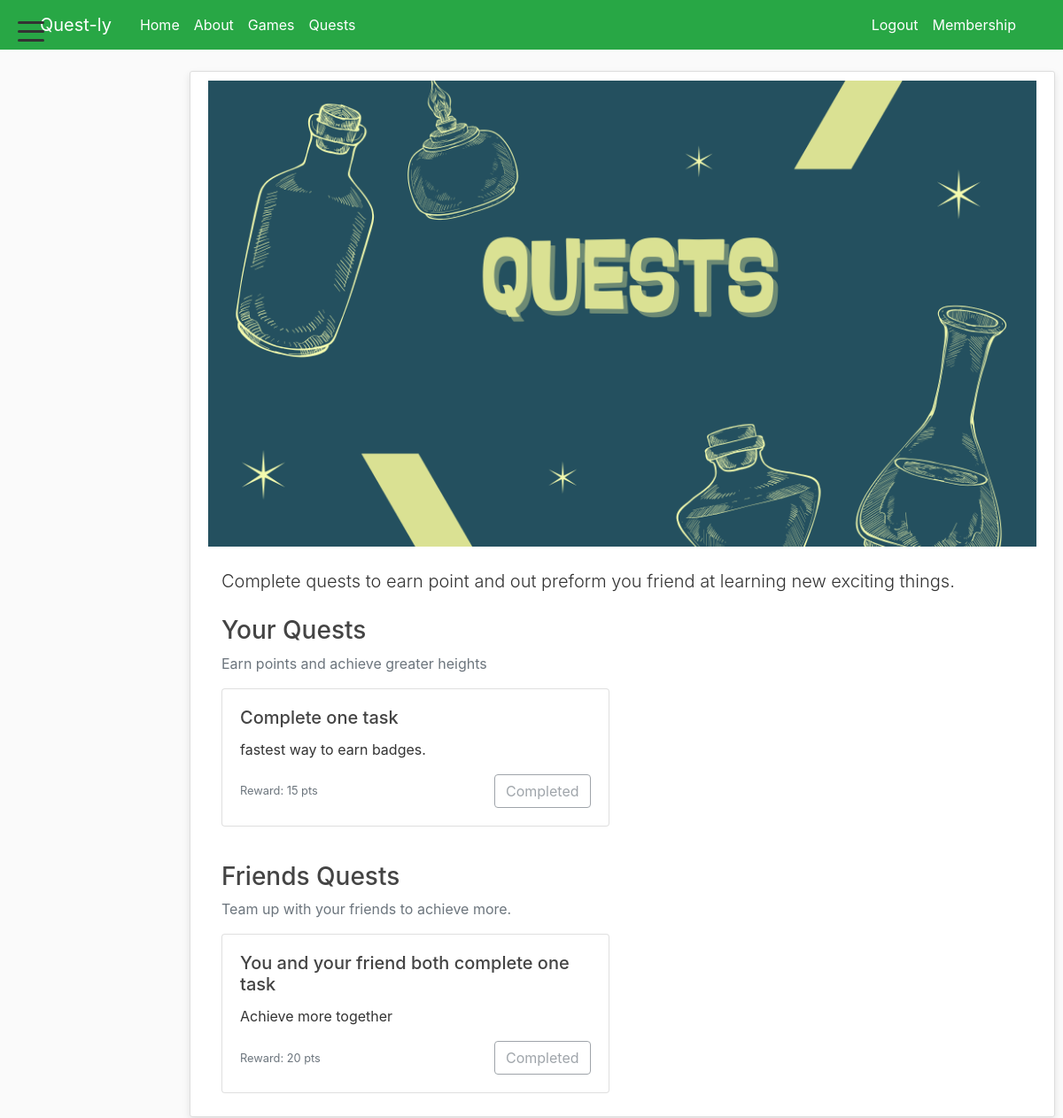
The app's page /quests/ (signed in) with its own data.
### blog/models.py (models this page shows, shortened)
class QuestPage(models.Model):
    hero_title = models.CharField(max_length=200, default='Quests')
    hero_text = models.TextField(blank=True, default='')
    hero_image = models.ImageField(upload_to='quests/', blank=True, null=True)

class QuestCategory(models.Model):
    name = models.CharField(max_length=150)
    description = models.TextField(blank=True, default='')
    order = models.IntegerField(default=0)
    class Meta:
        ordering = ['order', 'name']

class Quest(models.Model):
    category = models.ForeignKey(QuestCategory, related_name='quests', on_delete=models.CASCADE)
    title = models.CharField(max_length=200)
    description = models.TextField(blank=True, default='')
    points_reward = models.IntegerField(default=10, help_text='Points awarded when user completes this quest')
    is_active = models.BooleanField(default=True)
    created_at = models.DateTimeField(auto_now_add=True)

### quests/views.py (the view)
# urls.py: path('', views.quests, name='quests'),
def quests(request):
    page = QuestPage.objects.first()
    categories = QuestCategory.objects.prefetch_related('quests').all()
    completed_ids = set()
    if request.user.is_authenticated:
        completed_ids = set(CompletedQuest.objects.filter(user=request.user).values_list('quest_id', flat=True))
    return render(request, 'quests/quests.html', {
        'title': 'Quests',
        'page': page,
        'categories': categories,
        'completed_ids': completed_ids,
    })

### blog/context_processors.py (called while the page is built)
def all_courses(request):
    try:
        courses = Course.objects.all()
    except Exception:
        courses = []
    return {'all_courses': courses}

### blog/models.py (called while the page is built)
    def get_absolute_url(self):
        return reverse('task-detail', kwargs={'task_id': self.pk})

### blog/templatetags/custom_filters.py (called while the page is built)
@register.filter(name='is_not_student')
def is_not_student(user):
    try:
        if not getattr(user, 'is_authenticated', False):
            return True
        if user.groups.filter(name='Student').exists():
            return False
        if hasattr(user, 'profile') and getattr(user.profile, 'user_type', None) == 'student':
            return False
        return True
    except Exception:
        return True

### quests/templates/quests/quests.html (shortened to what this page needs)
{% extends "blog/base.html" %}
{% block content %}
<div class="content-section">
    <div class="container-fluid p-0">
        {% if page and page.hero_image %}
            <div>
                <img src="{{ page.hero_image.url }}" alt="{{ page.hero_title }}" style="width:100%;height:auto;object-fit:cover;">
            </div>
        {% endif %}
        <div class="container mt-4">
            {% if page and page.hero_text %}
                <p class="lead">{{ page.hero_text }}</p>
            {% endif %}
            {% for cat in categories %}
                <h3 class="mt-4">{{ cat.name }}</h3>
                {% if cat.description %}
                    <p class="text-muted">{{ cat.description }}</p>
                {% endif %}
                <div class="row">
                    {% for quest in cat.quests.all %}
                        <div class="col-md-6 mb-3">
                            <div class="card h-100">
                                <div class="card-body d-flex flex-column">
                                    <h5 class="card-title">{{ quest.title }}</h5>
                                    <p class="card-text">{{ quest.description|default:"(no description)" }}</p>
                                    <div class="mt-auto d-flex justify-content-between align-items-center">
                                        <small class="text-muted">Reward: {{ quest.points_reward }} pts</small>
                                        {% if user.is_authenticated %}
                                            {% if quest.id in completed_ids %}
                                                <button class="btn btn-outline-secondary" disabled>Completed</button>
                                            {% else %}
                                                <form method="post" action="{% url 'quest-complete' quest.id %}">
                                                    {% csrf_token %}
                                                    <button type="submit" class="btn btn-success">Done</button>
                                                </form>
                                            {% endif %}
                                        {% else %}
                                            <a href="{% url 'choose-login' %}?next={% url 'quests' %}" class="btn btn-primary">Log in to claim</a>
                                        {% endif %}
                                    </div>
                                </div>
                            </div>
                        </div>
                    {% endfor %}
                </div>
            {% empty %}
                <p>No quests defined yet. Add some in the admin.</p>
            {% endfor %}
        </div>
    </div>
</div>
{% endblock %}

### blog/static/blog/main.css (style rules this page uses)
body { background: #fafafa; color: #333333; margin-top: 5rem; }
h1, h2, h3, h4, h5, h6 { color: #444444; }
.content-section { background: #ffffff; padding: 10px 20px; border: 1px solid #dddddd; border-radius: 3px; margin-bottom: 20px; box-shadow: 0 4px 8px rgba(0, 0, 0, 0.1); }

### records on screen
QuestPage: hero_image (picture), hero_text "Complete quests to earn point and out preform you friend at learning new exciting things."
QuestCategory: name "Your Quests", description "Earn points and achieve greater heights"
Quest: title "Complete one task", description "fastest way to earn badges.", points_reward "15", shows "Completed"
QuestCategory: name "Friends Quests", description "Team up with your friends to achieve more."
Quest: title "You and your friend both complete one task", description "Achieve more together", points_reward "20", shows "Completed"
